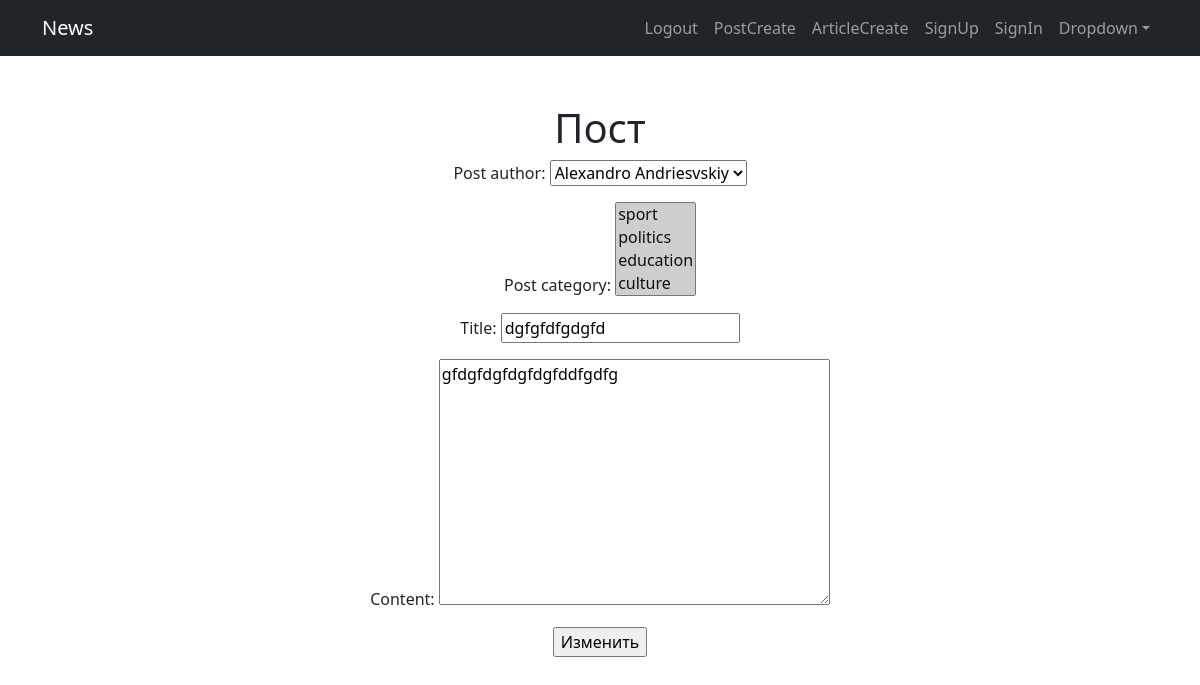
Page /posts/27/update/ (signed in) on the committed database.
### news/models.py (models this page shows, shortened)
class Post(models.Model):
    post_author = models.ForeignKey(Author, on_delete=models.CASCADE)
    post_category = models.ManyToManyField(Category)
    article = 'A'
    news = 'N'
    POSITIONS = [
        (article, 'Статья'),
        (news, 'Новость'),
    ]
    category = models.CharField(max_length=1, choices=POSITIONS, default=news)
    date_created = models.DateField(auto_now_add=True)
    title = models.CharField(max_length=50)
    content = models.TextField()
    post_rate = models.IntegerField(default=0)

### news/views.py (the view)
# urls.py: path('<int:pk>/update/', NewsUpdate.as_view(), name='post_update'),
class NewsUpdate(PermissionRequiredMixin, UpdateView):
    permission_required = 'news.change_post'
    form_class = PostForm
    model = Post
    template_name = 'post_update.html'
    context_object_name = 'post_update'
    success_url = reverse_lazy('posts')
    def get_object(self, **kwargs):
        id = self.kwargs.get('pk')
        return Post.objects.get(pk=id)

### news/forms.py
class PostForm(forms.ModelForm):
    class Meta:
        model = Post
        fields = ['post_author', 'post_category', 'title', 'content']

### news/models.py (called while the page is built)
    def __str__(self):
        return self.author.username

    def __str__(self):
        return self.article_category

### templates/post_update.html (shortened to what this page needs)
{% extends 'flatpages/default.html' %}
{% block content %}
<h1>Пост</h1>
    <form method="post">
        {{ form.as_p }}
        <input type="submit" value="Изменить"/>
    </form>
{% endblock content%}

### rows in the picture
Post: post_author "Alexandro Andriesvskiy", title "dgfgfdfgdgfd", content "gfdgfdgfdgfdgfddfgdfg"
